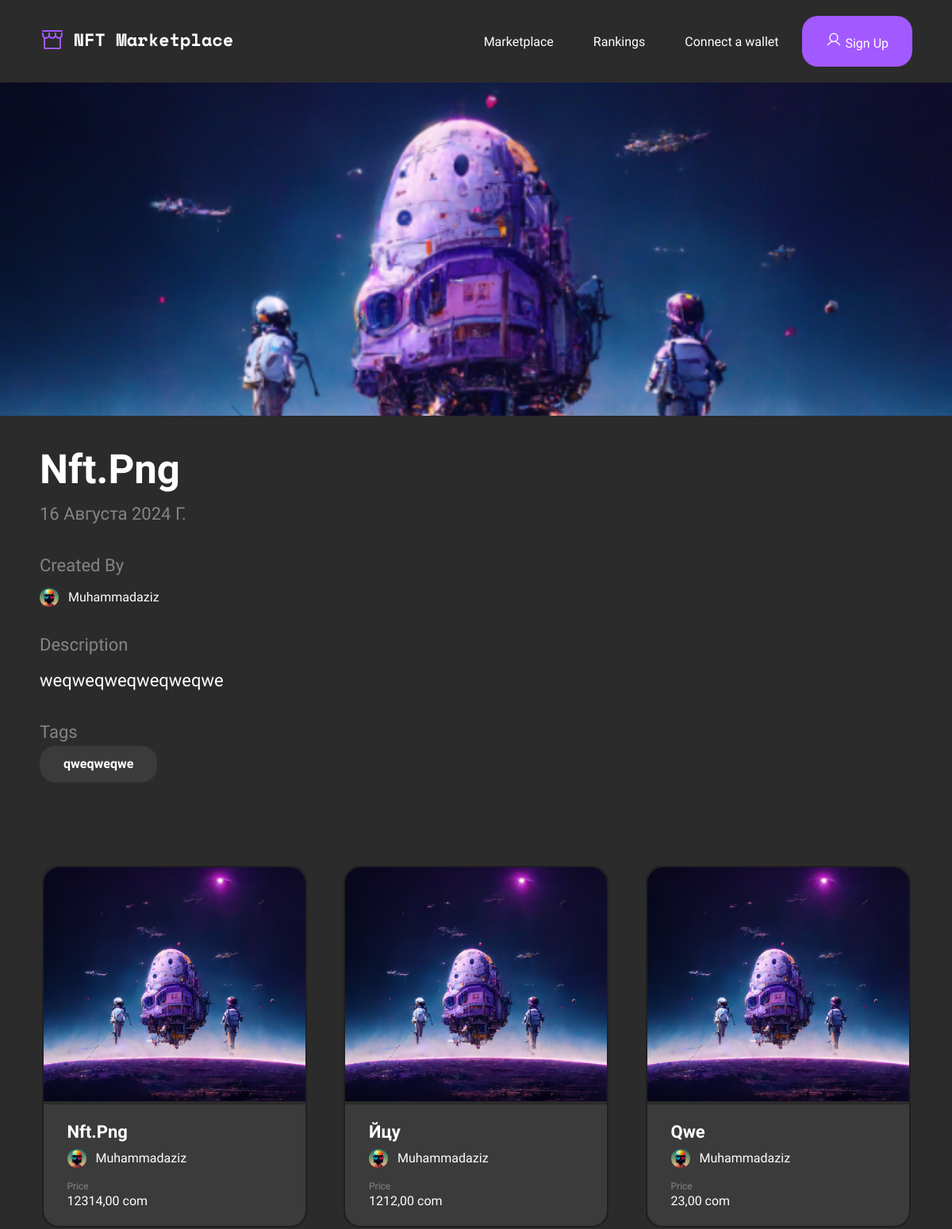
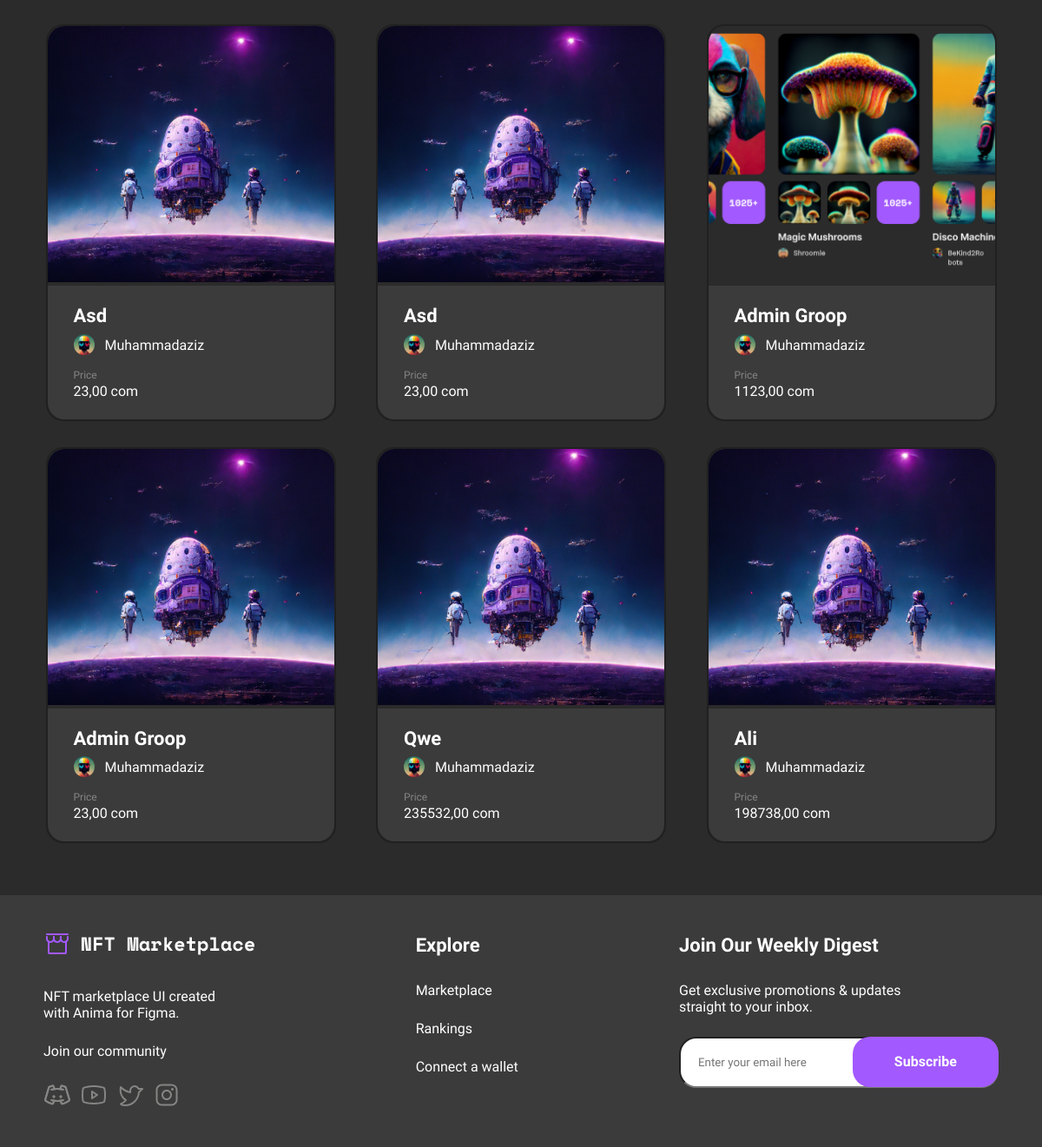
The page /nft/1 on the database its author committed (2 pictures, top to bottom).
### marketplace/models.py (models this page shows, shortened)
class Nft(models.Model):
    img = models.ImageField(verbose_name='Изображения')
    name = models.CharField(verbose_name='Названия',max_length=15)
    created_by = models.ForeignKey(to='UserModel', verbose_name='Владелец', on_delete=models.CASCADE,related_name='created_by',)
    description = models.TextField(verbose_name='Описания')
    collection = models.ForeignKey(verbose_name='Катигория',to='Category',on_delete=models.SET_NULL,null=True,related_name='collection')
    tegs = models.ManyToManyField(to='Tegs',verbose_name='Теги',)
    prise = models.DecimalField( verbose_name='Цена', max_digits=10, decimal_places=2)
    create_date = models.DateField(verbose_name='Дата создания',auto_now_add=True)
    is_sold = models.BooleanField(verbose_name='Продаётся',default=True)
    class Meta:
        verbose_name = 'Nft'
        verbose_name_plural = 'Nft'

class UserModel(models.Model):
    user = models.OneToOneField(to=User,verbose_name='Пользователь',on_delete=models.CASCADE,related_name='user')
    photo = models.ImageField(upload_to='photo',verbose_name='Фото',default='img/user_1.png')
    created = models.PositiveBigIntegerField(verbose_name='Созданно',default=0)
    nfts_sold = models.DecimalField(verbose_name='Проданно',max_digits=10, decimal_places=0,default=0.00)
    balans = models.DecimalField(verbose_name='Баланс', max_digits=10, decimal_places=2,default=0.00)
    class Meta:
        verbose_name = 'Пользователь'
        verbose_name_plural = 'Пользователи'

class Tegs(models.Model):
    name = models.CharField(verbose_name='Тег',max_length=10)
    class Meta:
        verbose_name = 'Тег'
        verbose_name_plural = 'Теги'
    def __str__(self) -> str:
        return self.name

### marketplace/views.py (the view)
# urls.py: path('nft/<int:id>',deteil_nft,name='deteil_nft'),
def deteil_nft(req, id):
    nft = get_object_or_404(Nft, pk=id, is_sold=True)
    nfts = Nft.objects.filter(created_by=nft.created_by)
    context = {"nft": nft, "nfts": nfts}
    return render(req, "detail_nft.html", context=context)

### templates/detail_nft.html (shortened to what this page needs)
{% extends "base.html" %}
{% load static %}
{% block nav %}
<div class="img_header">
    <img src="{{nft.img.url}}" alt="" class="nft_img">
</div>
{% endblock nav %}
{% block main %}
    <div class="main_diteil_container">
        <div class="info_nft q">
            <h2>{{nft.name}}</h2>
            <p class='des'>{{nft.create_date}}</p>
        </div>
        <div class="user_created_by q">
            <p class='des'>Created By</p>
            <a href='{% url "deteil_user" id=nft.created_by.id%}' class="user">
                <img src="{{nft.created_by.photo.url}}" alt="">
                <span>{{nft.created_by.user}}</span>
            </a>
        </div>
        <div class="description_nft q">
            <p class='des'>Description</p>
            <p class='description'>{{nft.description}}</p>
        </div>
        {% if  nft.tegs.all %}
            <div class="tegs">
                <p class='des'>Tags</p>
                <div class="gerrup_tegs">
                    {% for teg in nft.tegs.all %}
                        <a class='teg' href="">{{teg}}</a>
                    {% endfor %}
                </div>
            </div>
        {% endif %}
    </div>
{% endblock main %}
{% block mian2 %}
    {% include "components/collection2.html" %}
{% endblock mian2 %}

### templates/components/collection2.html (shortened to what this page needs)
{% load static %}
<section class="nft_cart">
    <div class="container">
        {% for nft in nfts %}
            <a href='{% url "deteil_nft" id=nft.pk%}' class="blok">
                <div class="top">
                    <img src="{{nft.img.url}}" alt="">
                </div>
                <div class="bottom">
                    <div class="nft">
                        <h5 class="name">{{nft.name}}</h5>
                        <div class="user">
                            <img src="{{nft.created_by.photo.url}}" alt="">
                            {{nft.created_by.user.username}}
                        </div>
                    </div>
                    <div class="seal">
                        <span>Price</span>
                        <p>{{nft.prise}} com</p>
                    </div>
                </div>
            </a>
        {% endfor %}
    </div>
</section>

### static/css/style.css (style rules this page uses)
* { margin: 0px; padding: 0px; box-sizing: border-box; font-family: "Work Sans", sans-serif; }
body { background: rgb(43, 43, 43); }
a { text-decoration: none; color: white; }

### rows shown on the page
Nft: img (picture), name "Nft.png", create_date "16 Августа 2024 Г.", created_by.photo (placeholder picture), created_by.user "Muhammadaziz", description "weqweqweqweqweqwe", created_by.user.username "Muhammadaziz", prise "12314,00"
Tegs: name "qweqweqwe"
Nft: img (picture), name "Йцу", created_by.photo (placeholder picture), created_by.user.username "Muhammadaziz", prise "1212,00"
Nft: img (picture), name "Qwe", created_by.photo (placeholder picture), created_by.user.username "Muhammadaziz", prise "23,00"
Nft: img (picture), name "Asd", created_by.photo (placeholder picture), created_by.user.username "Muhammadaziz", prise "23,00"
Nft: img (picture), name "Asd", created_by.photo (placeholder picture), created_by.user.username "Muhammadaziz", prise "23,00"
Nft: img (picture), name "Admin Groop", created_by.photo (placeholder picture), created_by.user.username "Muhammadaziz", prise "1123,00"
Nft: img (picture), name "Admin Groop", created_by.photo (placeholder picture), created_by.user.username "Muhammadaziz", prise "23,00"
Nft: img (picture), name "Qwe", created_by.photo (placeholder picture), created_by.user.username "Muhammadaziz", prise "235532,00"
Nft: img (picture), name "Ali", created_by.photo (placeholder picture), created_by.user.username "Muhammadaziz", prise "198738,00"
